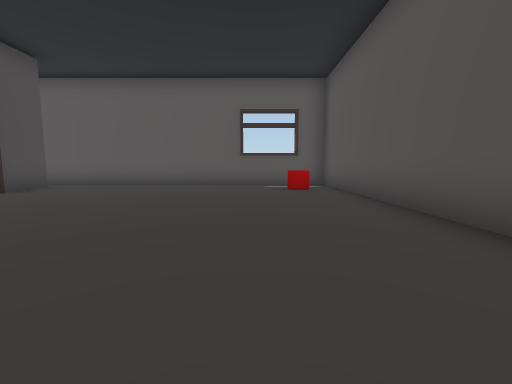
View 1 (above)

17 first-person views from a walk through a Unity game level. The camera is 1.3 m above the floor, tilts 6° down and sees 90° across. The floor is counted in squares, 2 m on a side. Each view is taken from the middle of a square. On the plan, view 1 faces up. The plan holds only what a view shows up to about 9 squares ahead; the rest is blank. The place goes on beyond the plan. The player is left out.

View 2
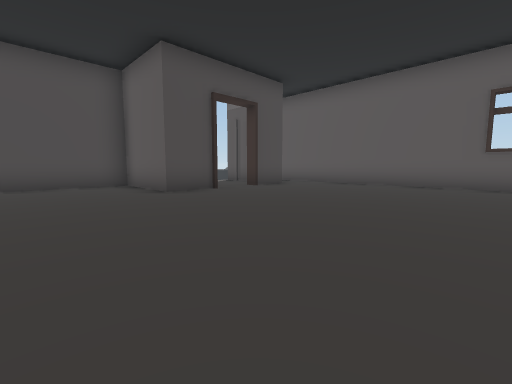

View 3
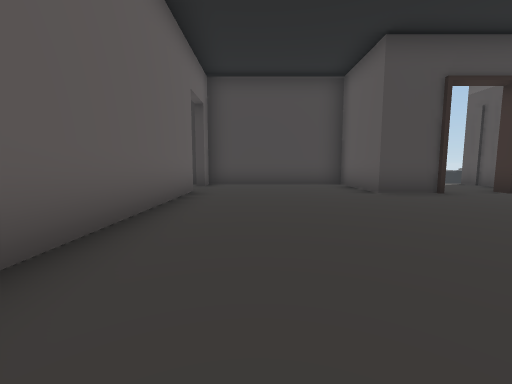

View 4
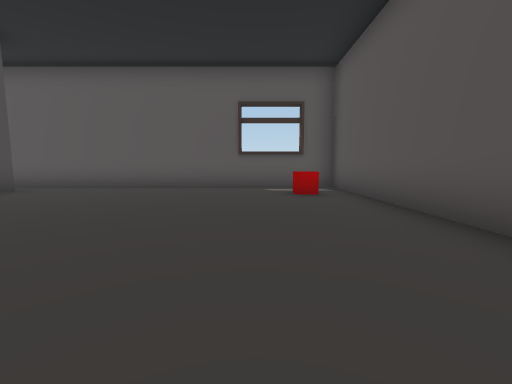

View 5
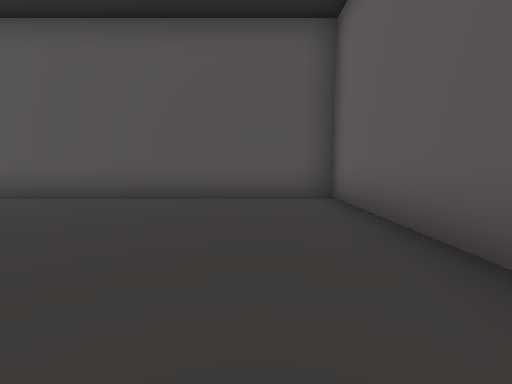

View 6
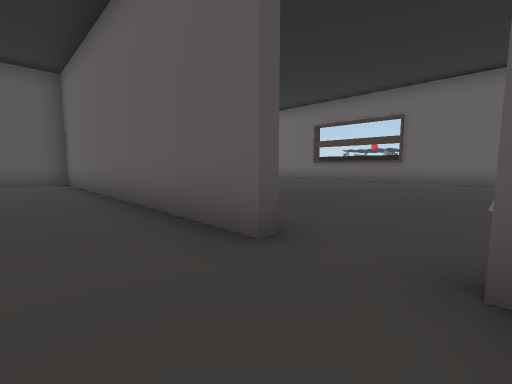

View 7
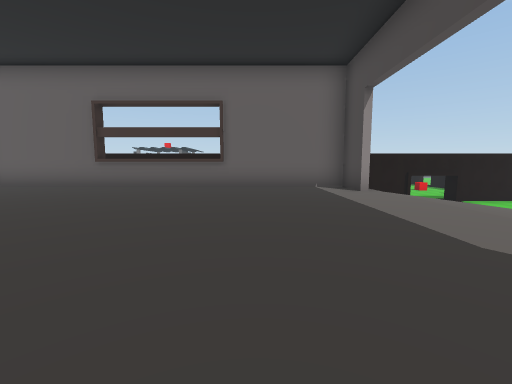

View 8
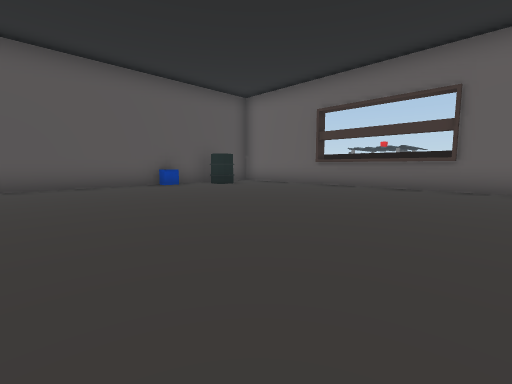

View 9
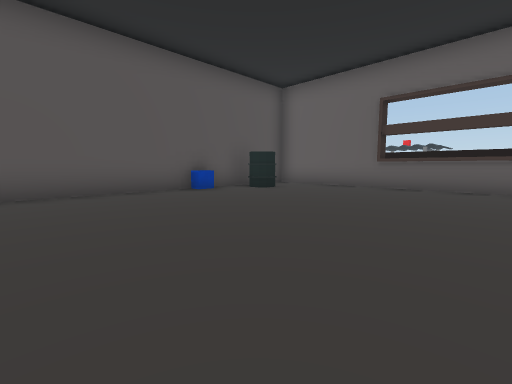

View 10
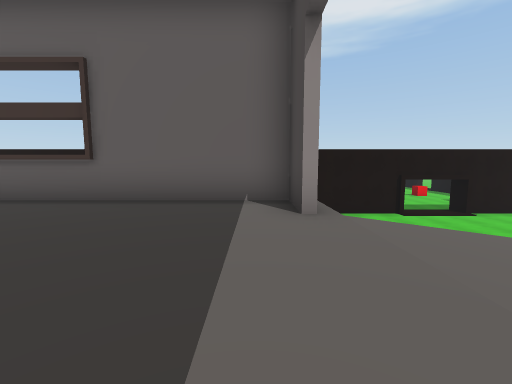

View 11
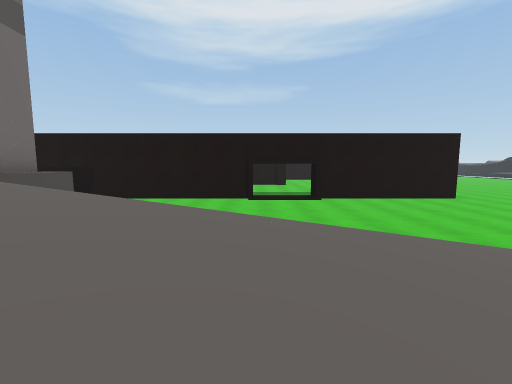

View 12
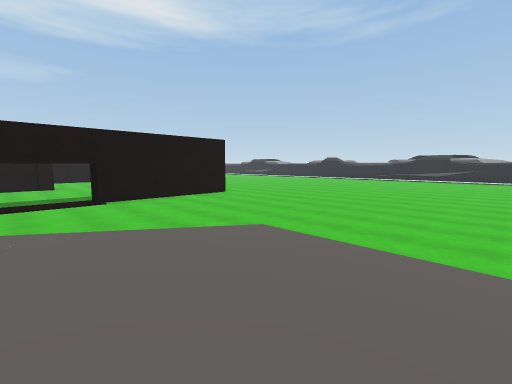

View 13
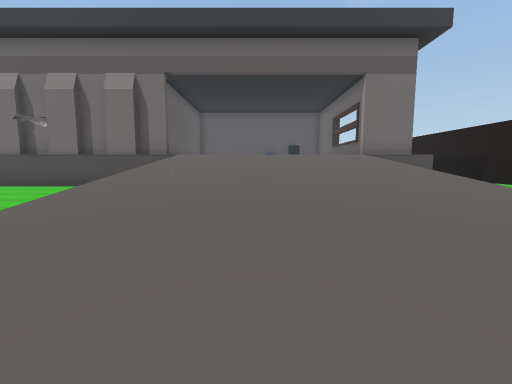

View 14
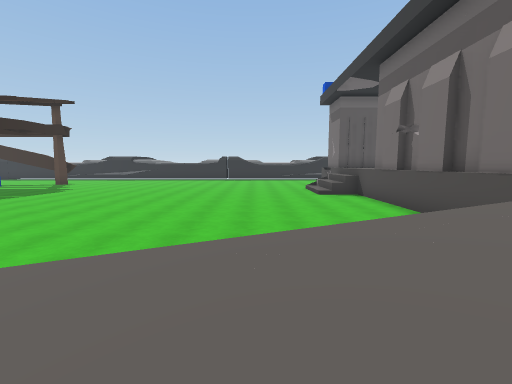

View 15
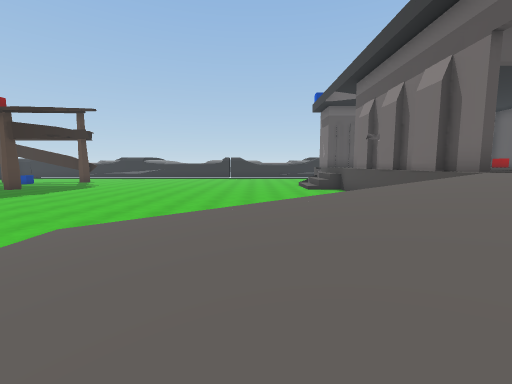

View 16
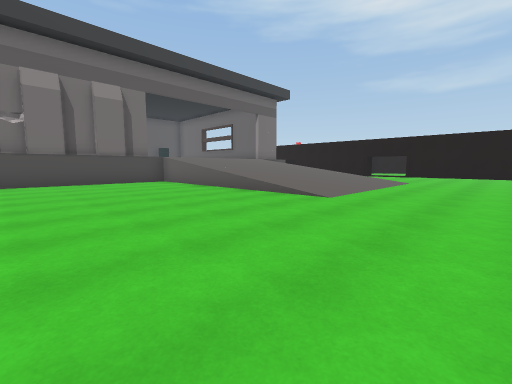

View 17
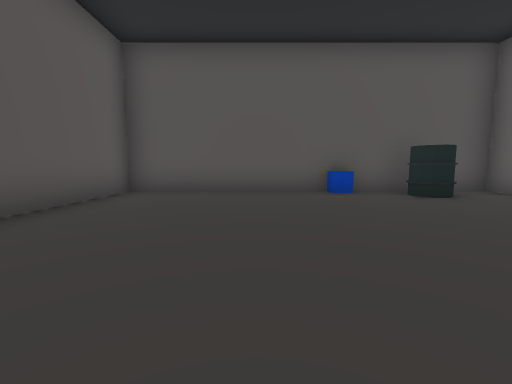

### Floor plan
Key: @ floor where view 1 was taken; # wall or solid block; . main floor; - floor 2 m lower than the main floor; / step, stairs or slope; C red cube; B blue cube; A barrel.
Columns run from 19 left of view 1 to 3 right of it. Each row starts with its distance up from view 1.
  9             ##########
  8             .........##
  7           ####......C.#
  6            ..#........#
  5             ..........#
  4              #........#
  3 ----------####........#
  2 ----------#...........#
  1 ----------#...........#
  0 ----------#........@..#
 -1 ----------#...........#
 -2 ----------##.##########
 -3 ----------#...........#
 -4 ---///////............#
 -5 ---///////............#
 -6 ---///////............#
 -7 ---///////...........B#
 -8 ---///////............#
 -9 ---///////..........AA#
-10 -----     #...........#
-11 -------   #############
-12 --------
-13 ---------
-14 -----------
-15 #####--######
-16     ---

Where each view was taken, in squares from view 1:
view 1: 0 up, 0 right, facing up
view 2: 0 up, 0 right, facing up-left
view 3: 0 up, 0 right, facing left
view 4: 1 up, 0 right, facing up
view 5: 0 up, 3 left, facing right
view 6: 0 up, 8 left, facing down-right
view 7: 3 down, 6 left, facing down
view 8: 3 down, 6 left, facing down-right
view 9: 3 down, 4 left, facing down-right
view 10: 6 down, 8 left, facing down
view 11: 6 down, 13 left, facing down
view 12: 6 down, 13 left, facing down-left
view 13: 6 down, 17 left, facing right
view 14: 6 down, 13 left, facing up
view 15: 8 down, 13 left, facing up
view 16: 1 up, 19 left, facing down-right
view 17: 5 down, 4 left, facing right
